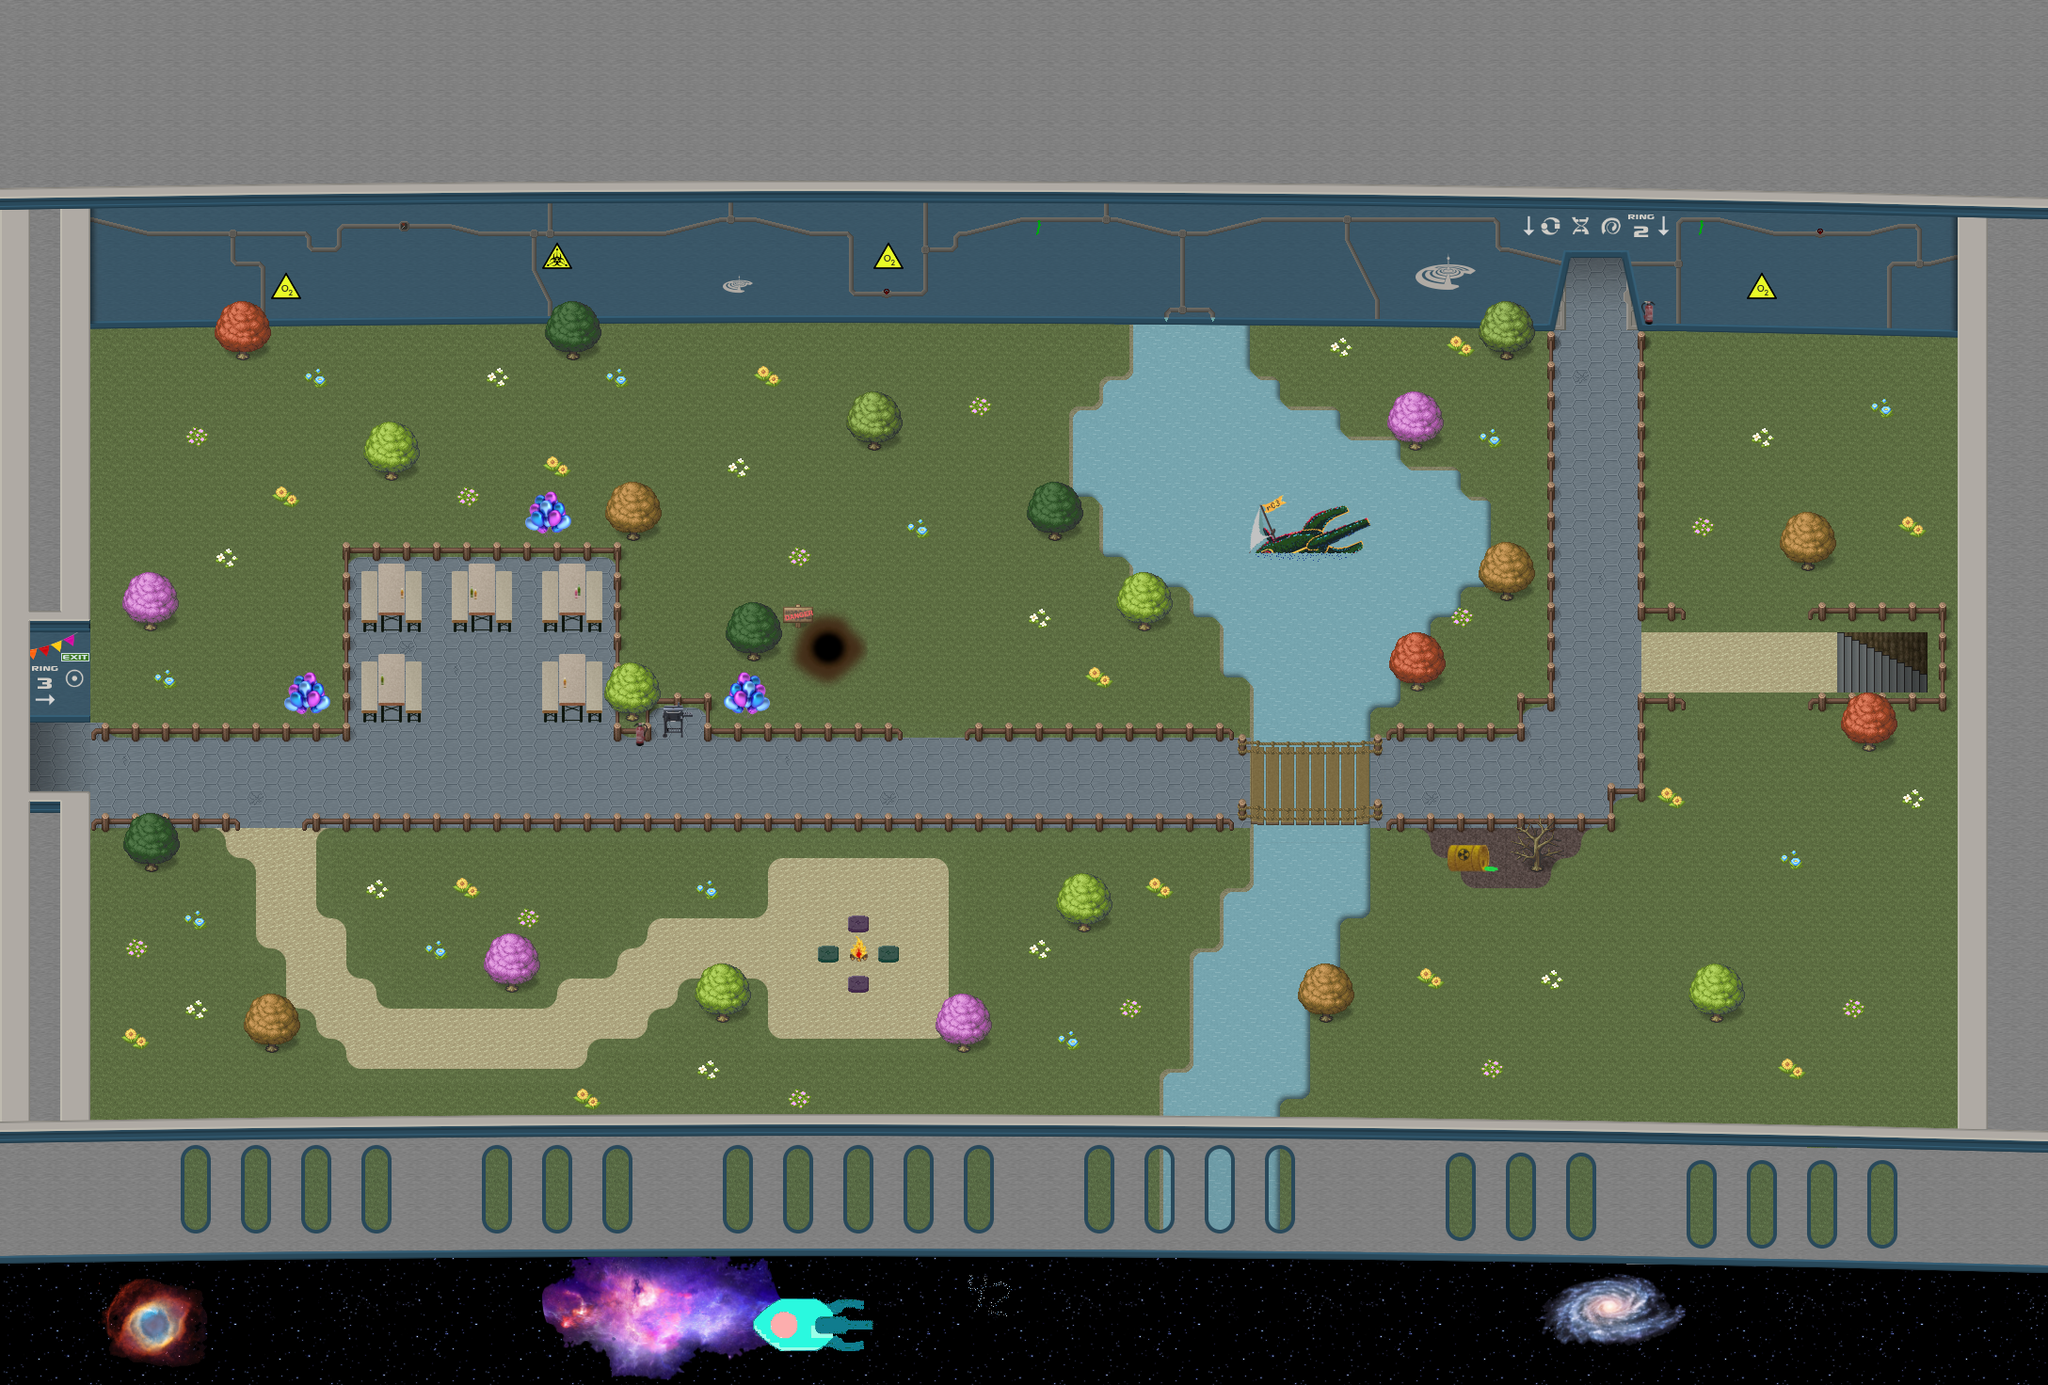

Tiled map render using the project's own tile images. Description and the map definition, with tile-layer contents summarised, below:
An orthogonal 68x46 tile map with 32x32 px tiles, 20 tile layers (exit, start, bierbankJitsi, fireplaceJitsi, ...), 5 tilesets.

<map version="1.5" tiledversion="1.7.2" orientation="orthogonal" renderorder="right-down" width="68" height="46" tilewidth="32" tileheight="32" infinite="0" nextlayerid="43" nextobjectid="8">
 <editorsettings>
  <export target="ring3.json" format="json" />
 </editorsettings>
 <properties>
  <property name="mapCopyright" value="Map created by StarPeak" />
  <property name="mapDescription">Most inner ring of the c-base space station.  In this artificial habitat we try to host a nature-like ambient for science and relaxation of the members of the space station. As time passed, there formed some caverns, which may not be as safe as the rest of the station.
Especially be aware if you find holes in the ground, as it may not be easy to get out again.</property>
  <property name="mapLink" value="https://c-base.org/" />
  <property name="mapName" value="c-base Ring 3 - Arboretum" />
  <property name="script" value="script.js" />
 </properties>
 <tileset firstgid="1" source="Tiles/walls.tsx" />
 <tileset firstgid="1025" source="Tiles/labels.tsx" />
 <tileset firstgid="1537" source="Tiles/space.tsx" />
 <tileset firstgid="2561" source="Tiles/inventory.tsx" />
 <tileset firstgid="3073" source="Tiles/nature.tsx" />
 <layer id="9" name="exit" width="68" height="46">
  <properties>
   <property name="exitUrl" value="./main.json#entryRing3" />
  </properties>
  <data>[3128 cells, 6 non-empty, 2 distinct tile ids]</data>
 </layer>
 <layer id="8" name="start" width="68" height="46">
  <properties>
   <property name="silent" type="bool" value="true" />
   <property name="startLayer" type="bool" value="true" />
  </properties>
  <data>[3128 cells, 3 non-empty, 1 distinct tile ids]</data>
 </layer>
 <layer id="34" name="bierbankJitsi" width="68" height="46">
  <properties>
   <property name="customJitsiRoom" value="bierbank" />
   <property name="jitsiTrigger" value="onaction" />
   <property name="jitsiTriggerMessage" value="Press SPACE to join conversation" />
   <property name="silent" type="bool" value="true" />
  </properties>
  <data>[3128 cells, 56 non-empty, 1 distinct tile ids]</data>
 </layer>
 <layer id="37" name="fireplaceJitsi" width="68" height="46">
  <properties>
   <property name="customJitsiRoom" value="fireplace" />
   <property name="jitsiTrigger" value="onaction" />
   <property name="jitsiTriggerMessage" value="Press SPACE to join the fireplace talk" />
   <property name="silent" type="bool" value="true" />
  </properties>
  <data>[3128 cells, 49 non-empty, 1 distinct tile ids]</data>
 </layer>
 <layer id="35" name="exitTunnels" width="68" height="46">
  <properties>
   <property name="exitUrl" value="tunnels.json" />
  </properties>
  <data>[3128 cells, 1 non-empty, 1 distinct tile ids]</data>
 </layer>
 <layer id="38" name="exitRing2" width="68" height="46">
  <properties>
   <property name="exitUrl" value="ring2.json#entryRing3" />
  </properties>
  <data>[3128 cells, 2 non-empty, 1 distinct tile ids]</data>
 </layer>
 <layer id="41" name="exitCave" width="68" height="46">
  <properties>
   <property name="exitUrl" value="cave.json" />
  </properties>
  <data>[3128 cells, 4 non-empty, 1 distinct tile ids]</data>
 </layer>
 <layer id="36" name="entryTunnels" width="68" height="46">
  <properties>
   <property name="startLayer" type="bool" value="true" />
  </properties>
  <data>[3128 cells, 3 non-empty, 1 distinct tile ids]</data>
 </layer>
 <layer id="39" name="entryRing2" width="68" height="46">
  <properties>
   <property name="startLayer" type="bool" value="true" />
  </properties>
  <data>[3128 cells, 2 non-empty, 1 distinct tile ids]</data>
 </layer>
 <layer id="40" name="entryCave" width="68" height="46">
  <properties>
   <property name="startLayer" type="bool" value="true" />
  </properties>
  <data>[3128 cells, 2 non-empty, 1 distinct tile ids]</data>
 </layer>
 <layer id="5" name="floor" width="68" height="46">
  <data>[3128 cells, 2776 non-empty, 11 distinct tile ids]</data>
 </layer>
 <layer id="29" name="inactiveDoors" width="68" height="46">
  <data>[3128 cells, 12 non-empty, 3 distinct tile ids]</data>
 </layer>
 <layer id="2" name="walls" width="68" height="46">
  <data>[3128 cells, 1041 non-empty, 89 distinct tile ids]</data>
 </layer>
 <layer id="30" name="wallDeco" width="68" height="46">
  <data>[3128 cells, 342 non-empty, 159 distinct tile ids]</data>
 </layer>
 <layer id="4" name="wallBorder" width="68" height="46">
  <data>[3128 cells, 151 non-empty, 90 distinct tile ids]</data>
 </layer>
 <layer id="7" name="items" width="68" height="46">
  <data>[3128 cells, 153 non-empty, 65 distinct tile ids]</data>
 </layer>
 <objectgroup id="3" name="floorLayer" />
 <layer id="6" name="overlay1" width="68" height="46">
  <data>[3128 cells, 674 non-empty, 57 distinct tile ids]</data>
 </layer>
 <layer id="31" name="overlay2" width="68" height="46">
  <data>[3128 cells, 4 non-empty, 2 distinct tile ids]</data>
 </layer>
 <layer id="42" name="bday" width="68" height="46">
  <data>[3128 cells, 14 non-empty, 6 distinct tile ids]</data>
 </layer>
 <layer id="1" name="curves" width="68" height="46">
  <data>[3128 cells, 244 non-empty, 109 distinct tile ids]</data>
 </layer>
</map>
